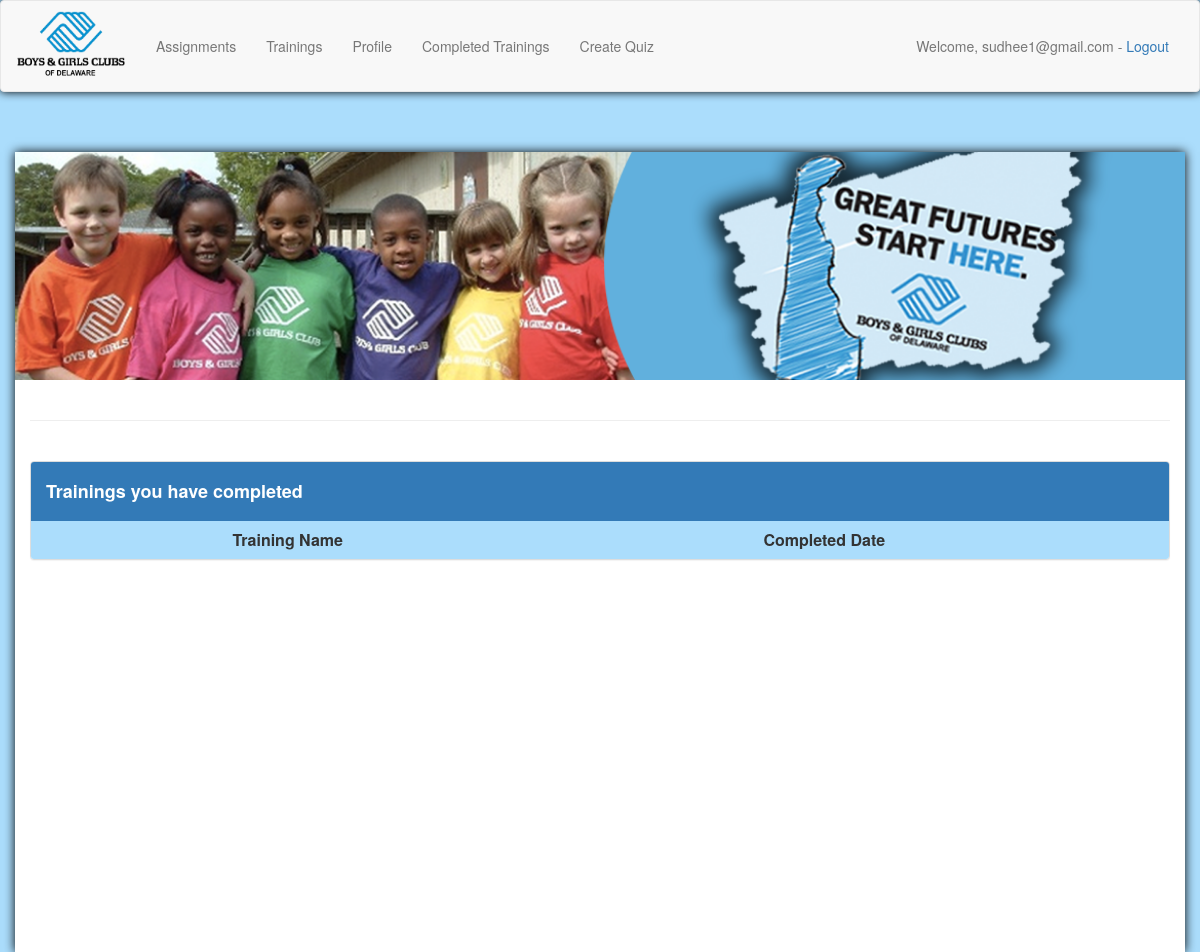
The page /print_past_certificates/ (signed in) on the database as committed earlier.
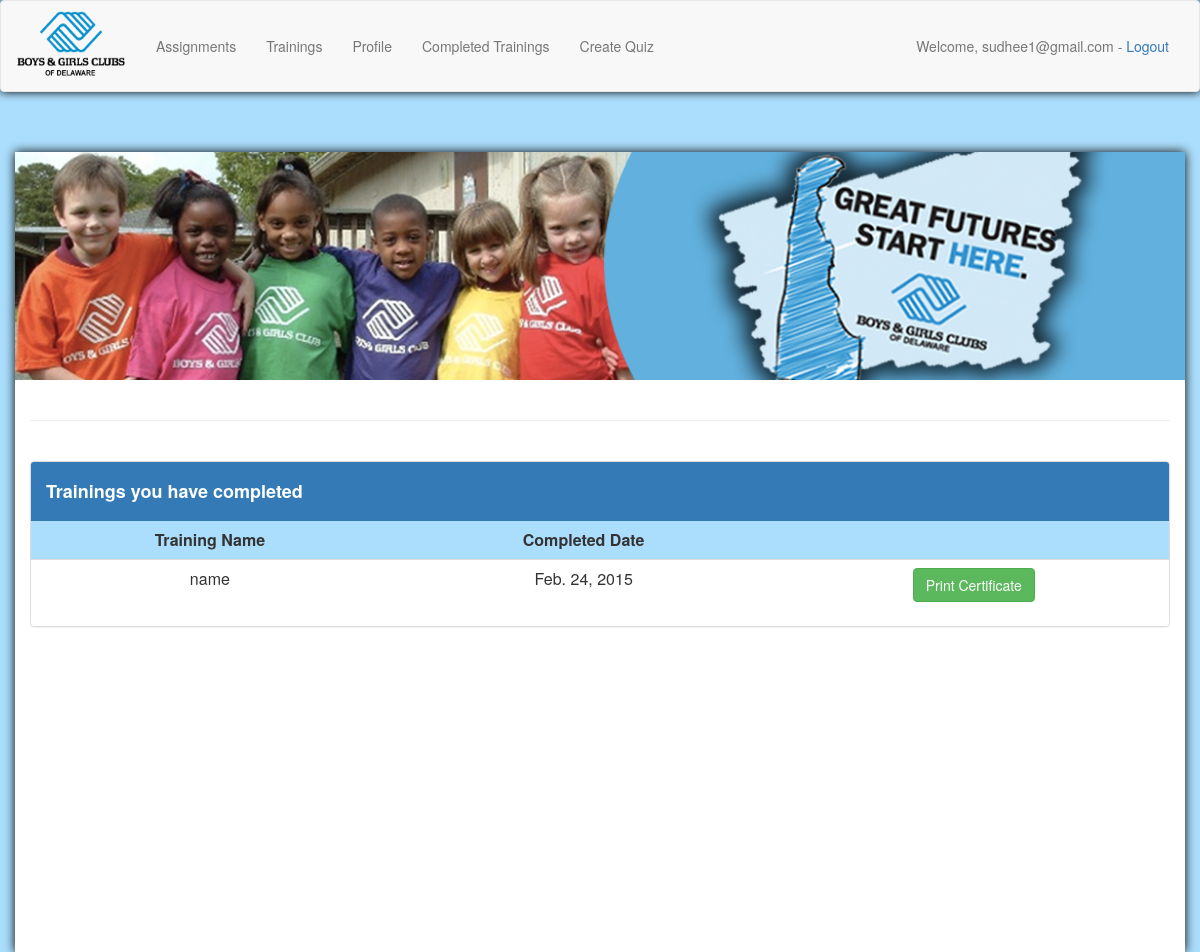
The same page on the database as committed later.
### quiz_admin/models.py (models this page shows)
class Categories(models.Model):
    class Meta:
        verbose_name_plural = "quizzes"
    def __str__(self):
        return self.category_text
    groups = models.ManyToManyField(Group, related_name='group')
    category_text = models.CharField(max_length=200, unique=True )
    category_description = models.CharField(max_length=1000, default="")
    course_code = models.CharField(max_length=40, default="CD")
    due_date = models.DateField(default=datetime.date.today)
    duration_hours = models.DecimalField(max_digits=5, decimal_places=2, default=0.0)
    required_score = models.DecimalField(max_digits=3, decimal_places=0, default=100)

### user_data/models.py (models this page shows, shortened)
class Completed(models.Model):
    class Meta:
        verbose_name_plural = "completed"
    category = models.ForeignKey(Categories)
    user = models.CharField(max_length=100)
    date_completed = models.DateField(default=datetime.date.today())

### quizzes/views.py (the view)
# urls.py: url(r'^print_past_certificates/', 'quizzes.views.print_past_certificates', name='print_past_certificates'),
@login_required
def print_past_certificates(request):
    completed_trainings = Completed.objects.filter(user=request.user.email)
    completed_training_list = []
    for training in completed_trainings:
        data = {'category_text': training.category, 'date_completed': training.date_completed}
        completed_training_list.append(data)
    context = {'trainings': completed_training_list}
    return render(request, 'print_past_certificates.html', context)

### quizzes/templates/print_past_certificates.html (shortened to what this page needs)
{% include "base.html" %}
<head>
</head>
<body>
<div class="container" style="background-color: #ffffff; height:100%; box-shadow:0 0 10px black;">
    <img src="{{ MEDIA_ROOT }}/media/BAGCA_DEE.png" style= "width: 877.5pt; margin-left:-11pt;"/>
    <br/><br>
    <hr/>
    <br>
    <div class="panel panel-default">
        <div class="panel-heading" style="background-color:rgb(51,122,183);margin-bottom:-2px;">
            <h4 style="color:white;"><b>Trainings you have completed</b></h4>
        </div>
        <table class="table table-striped" style="width:100%; text-align: center">
            <tr>
                <th>Training Name</th>
                <th>Completed Date</th>
                <th></th>
            </tr>
            {% for t in trainings %}
            <tr>
                <td style="margin-left: auto; margin-right: auto;">{{ t.category_text }}</td>
                <td style="margin-left: auto; margin-right: auto;">{{ t.date_completed }}</td>
                <td style="margin-left: auto; margin-right: auto;">
                    <form action="/user_assigned_training/generate_certificate/{{ t.category_text.id }}/" method="POST">
                        <center><button type="SUBMIT" class="btn btn-success" ROLE="LINK" NAME="OP" VALUE="SUBMIT">Print Certificate</button></center>
                    </form>
                </td>
            </tr>
            {% endfor %}
        </table>
    </div>
</div>
</body>

Rows that differ between the two databases and show on the page:
added Categories: category_text "name", date_completed "Feb. 24, 2015"
